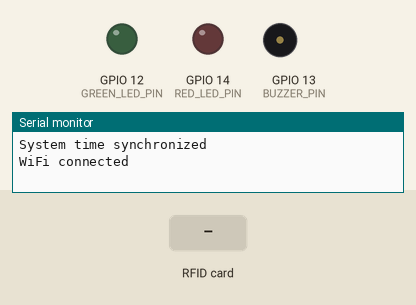
This sketch was run on a simulated ESP32. Shown: output pins drawn as LEDs (lit = HIGH), buzzer (waves = sounding), the last lines printed to the serial monitor. The inputs (shaded band) are chosen by the test bench. WiFi joins after 1.5 s; servers stay silent unless stated; uploads are accepted with an empty reply; the local clock reads 2024-03-15 10:24:30 at power-on unless the sketch sets it.

Above: at 2.7 s.
2.8 s: RFID card 5E 7A 19 C4 held to the reader
At 3.19 s:
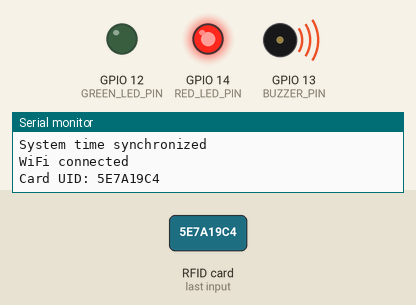
Timing chart, 0 to 5.8 s (numbered marks = the images above; inputs shaded):
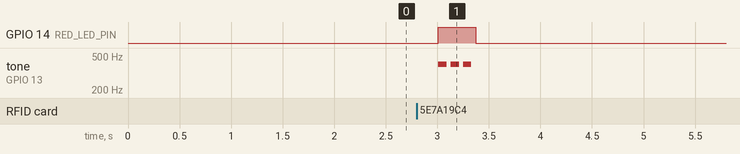

The sketch:

rfid_attendance.ino
```cpp
#include <WiFi.h>
#include <HTTPClient.h>
#include <WiFiClientSecure.h>
#include <SPI.h>
#include <MFRC522.h>
#include <time.h>

// Replace these values locally before uploading. Do not commit real credentials.
const char* WIFI_SSID = "YOUR_WIFI_SSID";
const char* WIFI_PASSWORD = "YOUR_WIFI_PASSWORD";
const char* API_HOST = "http://192.168.1.100:5000";
const char* DEVICE_ID = "esp32-main";
const char* DEVICE_API_KEY = "YOUR_DEVICE_API_KEY";

const char* ROOT_CA_CERT = R"EOF(
-----BEGIN CERTIFICATE-----
MIIFazCCA1OgAwIBAgIRAIIQz7DSQONZRGPgu2OCiwAwDQYJKoZIhvcNAQELBQAw
TzELMAkGA1UEBhMCVVMxKTAnBgNVBAoTIEludGVybmV0IFNlY3VyaXR5IFJlc2Vh
cmNoIEdyb3VwMRUwEwYDVQQDEwxJU1JHIFJvb3QgWDEwHhcNMTUwNjA0MTEwNDM4
WhcNMzUwNjA0MTEwNDM4WjBPMQswCQYDVQQGEwJVUzEpMCcGA1UEChMgSW50ZXJu
ZXQgU2VjdXJpdHkgUmVzZWFyY2ggR3JvdXAxFTATBgNVBAMTDElTUkcgUm9vdCBY
MTCCAiIwDQYJKoZIhvcNAQEBBQADggIPADCCAgoCggIBAK3oJHP0FDfzm54rVygc
h77ct984kIxuPOZXoHj3dcKi/vVqbvYATyjb3miGbESTtrFj/RQSa78f0uoxmyF+
0TM8ukj13Xnfs7j/EvEhmkvBioZxaUpmZmyPfjxwv60pIgbz5MDmgK7iS4+3mX6U
A5/TR5d8mUgjU+g4rk8Kb4Mu0UlXjIB0ttov0DiNewNwIRt18jA8+o+u3dpjq+sW
T8KOEUt+zwvo/7V3LvSye0rgTBIlDHCNAymg4VMk7BPZ7hm/ELNKjD+Jo2FR3qyH
B5T0Y3HsLuJvW5iB4YlcNHlsdu87kGJ55tukmi8mxdAQ4Q7e2RCOFvu396j3x+UC
B5iPNgiV5+I3lg02dZ77DnKxHZu8A/lJBdiB3QW0KtZB6awBdpUKD9jf1b0SHzUv
KBds0pjBqAlkd25HN7rOrFleaJ1/ctaJxQZBKT5ZPt0m9STJEadao0xAH0ahmbWn
OlFuhjuefXKnEgV4We0+UXgVCwOPjdAvBbI+e0ocS3MFEvzG6uBQE3xDk3SzynTn
jh8BCNAw1FtxNrQHusEwMFxIt4I7mKZ9YIqioymCzLq9gwQbooMDQaHWBfEbwrbw
qHyGO0aoSCqI3Haadr8faqU9GY/rOPNk3sgrDQoo//fb4hVC1CLQJ13hef4Y53CI
rU7m2Ys6xt0nUW7/vGT1M0NPAgMBAAGjQjBAMA4GA1UdDwEB/wQEAwIBBjAPBgNV
HRMBAf8EBTADAQH/MB0GA1UdDgQWBBR5tFnme7bl5AFzgAiIyBpY9umbbjANBgkq
hkiG9w0BAQsFAAOCAgEAVR9YqbyyqFDQDLHYGmkgJykIrGF1XIpu+ILlaS/V9lZL
ubhzEFnTIZd+50xx+7LSYK05qAvqFyFWhfFQDlnrzuBZ6brJFe+GnY+EgPbk6ZGQ
3BebYhtF8GaV0nxvwuo77x/Py9auJ/GpsMiu/X1+mvoiBOv/2X/qkSsisRcOj/KK
NFtY2PwByVS5uCbMiogziUwthDyC3+6WVwW6LLv3xLfHTjuCvjHIInNzktHCgKQ5
ORAzI4JMPJ+GslWYHb4phowim57iaztXOoJwTdwJx4nLCgdNbOhdjsnvzqvHu7Ur
TkXWStAmzOVyyghqpZXjFaH3pO3JLF+l+/+sKAIuvtd7u+Nxe5AW0wdeRlN8NwdC
jNPElpzVmbUq4JUagEiuTDkHzsxHpFKVK7q4+63SM1N95R1NbdWhscdCb+ZAJzVc
oyi3B43njTOQ5yOf+1CceWxG1bQVs5ZufpsMljq4Ui0/1lvh+wjChP4kqKOJ2qxq
4RgqsahDYVvTH9w7jXbyLeiNdd8XM2w9U/t7y0Ff/9yi0GE44Za4rF2LN9d11TPA
mRGunUHBcnWEvgJBQl9nJEiU0Zsnvgc/ubhPgXRR4Xq37Z0j4r7g1SgEEzwxA57d
emyPxgcYxn/eR44/KJ4EBs+lVDR3veyJm+kXQ99b21/+jh5Xos1AnX5iItreGCc=
-----END CERTIFICATE-----
)EOF";

#define RC522_SS_PIN 5
#define RC522_RST_PIN 27
#define GREEN_LED_PIN 12
#define RED_LED_PIN 14
#define BUZZER_PIN 13

MFRC522 rfid(RC522_SS_PIN, RC522_RST_PIN);
WiFiClientSecure secureClient;
String currentMode = "attendance";
unsigned long lastConfigRead = 0;
unsigned long lastScanMillis = 0;
const unsigned long scanCooldown = 2500;
bool clockSynced = false;

bool beginApiRequest(HTTPClient& http, const String& endpoint) {
  if (endpoint.startsWith("https://")) {
    if (!clockSynced) return false;
    return http.begin(secureClient, endpoint);
  }
  return http.begin(endpoint);
}

void syncClock() {
  configTime(0, 0, "pool.ntp.org", "time.nist.gov");
  unsigned long started = millis();
  time_t now = time(nullptr);
  while (now < 1700000000 && millis() - started < 10000) {
    delay(250);
    now = time(nullptr);
  }
  clockSynced = now >= 1700000000;
  Serial.println(clockSynced ? "System time synchronized" : "Time sync failed");
}

void setAllOutputsOff() {
  digitalWrite(GREEN_LED_PIN, LOW);
  digitalWrite(RED_LED_PIN, LOW);
  digitalWrite(BUZZER_PIN, LOW);
}

void greenSuccess() {
  digitalWrite(GREEN_LED_PIN, HIGH);
  tone(BUZZER_PIN, 1200, 120);
  delay(500);
  setAllOutputsOff();
}

void redUnknown() {
  for (int i = 0; i < 2; i++) {
    digitalWrite(RED_LED_PIN, HIGH);
    tone(BUZZER_PIN, 700, 100);
    delay(180);
    digitalWrite(RED_LED_PIN, LOW);
  }
  setAllOutputsOff();
}

void redDuplicate() {
  digitalWrite(RED_LED_PIN, HIGH);
  tone(BUZZER_PIN, 550, 250);
  delay(450);
  setAllOutputsOff();
}

void redError() {
  for (int i = 0; i < 3; i++) {
    digitalWrite(RED_LED_PIN, HIGH);
    tone(BUZZER_PIN, 400, 80);
    delay(120);
    digitalWrite(RED_LED_PIN, LOW);
  }
  setAllOutputsOff();
}

void connectWiFi() {
  if (WiFi.status() == WL_CONNECTED) {
    if (!clockSynced) syncClock();
    return;
  }
  WiFi.mode(WIFI_STA);
  WiFi.begin(WIFI_SSID, WIFI_PASSWORD);
  unsigned long started = millis();
  while (WiFi.status() != WL_CONNECTED && millis() - started < 15000) {
    delay(250);
  }
  if (WiFi.status() == WL_CONNECTED) syncClock();
}

void readMode() {
  if (millis() - lastConfigRead < 1500) return;
  lastConfigRead = millis();
  if (WiFi.status() != WL_CONNECTED) return;

  HTTPClient http;
  String endpoint = String(API_HOST) + "/api/device/config";
  if (!beginApiRequest(http, endpoint)) {
    redError();
    return;
  }
  http.addHeader("X-Device-Api-Key", DEVICE_API_KEY);
  http.setTimeout(3000);
  int code = http.GET();
  if (code == 200) {
    String body = http.getString();
    currentMode = body.indexOf("\"mode\":\"registration\"") >= 0 ? "registration" : "attendance";
  }
  http.end();
}

String uidString() {
  String uid;
  for (byte i = 0; i < rfid.uid.size; i++) {
    if (rfid.uid.uidByte[i] < 0x10) uid += "0";
    uid += String(rfid.uid.uidByte[i], HEX);
  }
  uid.toUpperCase();
  return uid;
}

void postScan(const String& uid) {
  if (WiFi.status() != WL_CONNECTED) {
    redError();
    return;
  }

  HTTPClient http;
  String endpoint = currentMode == "registration"
    ? String(API_HOST) + "/api/rfid/pending"
    : String(API_HOST) + "/api/attendance/scan";
  if (!beginApiRequest(http, endpoint)) {
    http.end();
    redError();
    return;
  }
  http.addHeader("Content-Type", "application/json");
  http.addHeader("X-Device-Api-Key", DEVICE_API_KEY);
  http.setTimeout(5000);

  String payload = "{\"uid\":\"" + uid + "\",\"device_id\":\"" + String(DEVICE_ID) + "\"}";
  int code = http.POST(payload);
  if (code < 0) {
    redError();
  } else {
    String body = http.getString();
    if (code == 201 && body.indexOf("\"status\":\"accepted\"") >= 0) {
      greenSuccess();
    } else if (body.indexOf("\"status\":\"duplicate\"") >= 0) {
      redDuplicate();
    } else if (body.indexOf("\"status\":\"unknown_card\"") >= 0 ||
               body.indexOf("\"status\":\"inactive_card\"") >= 0 ||
               body.indexOf("\"status\":\"pending_uid\"") >= 0) {
      if (body.indexOf("\"status\":\"pending_uid\"") >= 0) greenSuccess();
      else redUnknown();
    } else {
      redError();
    }
  }
  http.end();
}

void setup() {
  Serial.begin(115200);
  pinMode(GREEN_LED_PIN, OUTPUT);
  pinMode(RED_LED_PIN, OUTPUT);
  pinMode(BUZZER_PIN, OUTPUT);
  setAllOutputsOff();

  SPI.begin();
  rfid.PCD_Init();
  secureClient.setCACert(ROOT_CA_CERT);
  connectWiFi();
  Serial.println(WiFi.status() == WL_CONNECTED ? "WiFi connected" : "WiFi unavailable");
}

void loop() {
  if (WiFi.status() != WL_CONNECTED) connectWiFi();
  readMode();

  if (!rfid.PICC_IsNewCardPresent() || !rfid.PICC_ReadCardSerial()) {
    delay(50);
    return;
  }

  if (millis() - lastScanMillis < scanCooldown) {
    rfid.PICC_HaltA();
    rfid.PCD_StopCrypto1();
    delay(50);
    return;
  }

  lastScanMillis = millis();
  String uid = uidString();
  Serial.print("Card UID: ");
  Serial.println(uid);
  postScan(uid);

  rfid.PICC_HaltA();
  rfid.PCD_StopCrypto1();
  delay(100);
}
```

Measured:
- after the input at 2.8 s, GPIO 14 (RED_LED_PIN): LOW → HIGH after 0.21 s, → LOW 0.36 s later; tone on GPIO 13 (BUZZER_PIN): alternates 400 Hz for 0.08 s and silent for 0.04 s, 6 changes in all, then stays silent, starting after 0.21 s
